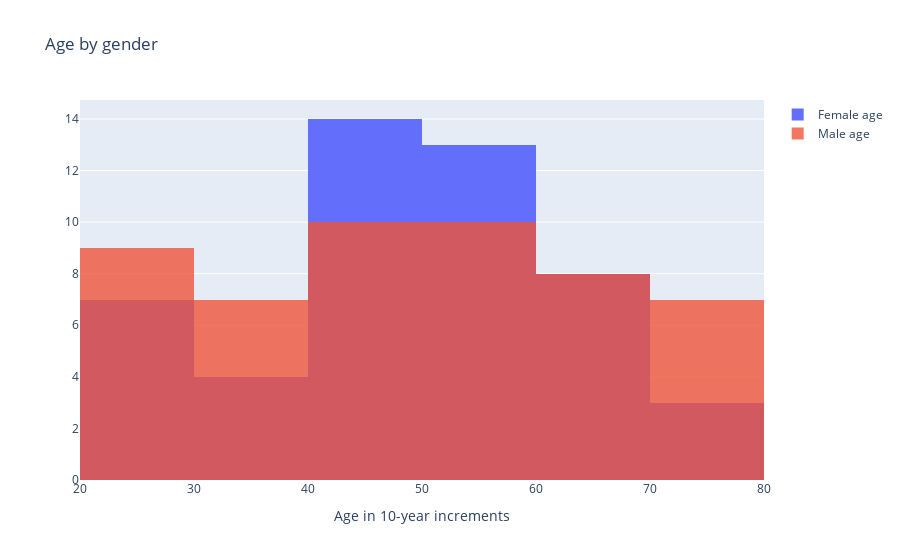

Notebook source saved alongside this figure:
### Markdown cell above
### Overlay

### Code cell
trace0 = go.Histogram(x = female.Age,
                     name = "Female age")

trace1 = go.Histogram(x = male.Age,
                     name = "Male age",
                     opacity = 0.8)

data = [trace0, trace1]

layout = {"title":"Age by gender",
         "xaxis":{"title":"Age in 10-year increments"},
         "barmode":"overlay"}

iplot({"data":data, "layout":layout})

### Figure 1 — Plotly figure (JSON) as saved in the notebook; plotly's stock layout.template omitted (floating-point values rounded to 4 significant figures)
{"data": [{"name": "Female age", "type": "histogram", "x": [44.64, 63.41, 63.12, 35.72, 68.3, 40.32, 48.05, 59.49, 40.99, 51.3, 48.17, 21.74, 62.73, 68.66, 40.7, 56.17, 51.68, 44.55, 64.32, 28.76, 24.23, 57.44, 53.11, 23.34, 38.8, 48.16, 51.56, 21.37, 54.34, 72.78, 36.4, 41.65, 45.39, 74.03, 27.45, 60.88, 52.71, 46.47, 33.38, 43.5, 21.34, 54.06, 70.58, 59.12, 61.29, 55.22, 46.94, 49.99, 57.15]}, {"name": "Male age", "opacity": 0.8, "type": "histogram", "x": [31.34, 54.59, 35.93, 64.3, 72.74, 57.91, 54.23, 25.07, 40.92, 71.39, 42.45, 63.59, 38.11, 67.93, 59.03, 59.05, 32.81, 70.94, 44.88, 70.1, 30.95, 23.56, 49.8, 51.32, 27.04, 53.79, 70.25, 63.69, 74.57, 63.77, 54.75, 46.82, 31.57, 23.91, 27.69, 26.78, 69.6, 49.94, 37.23, 44.59, 54.79, 29.09, 65.87, 44.67, 29.24, 51.69, 49.52, 72.38, 48.14, 65.24, 24.08]}], "layout": {"barmode": "overlay", "title": {"text": "Age by gender"}, "xaxis": {"title": {"text": "Age in 10-year increments"}}}}
